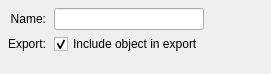
<?xml version="1.0" encoding="UTF-8"?>
<ui version="4.0">
 <class>BlockXYZAdvanced</class>
 <widget class="QWidget" name="BlockXYZAdvanced">
  <property name="geometry">
   <rect>
    <x>0</x>
    <y>0</y>
    <width>271</width>
    <height>74</height>
   </rect>
  </property>
  <property name="windowTitle">
   <string>Form</string>
  </property>
  <layout class="QGridLayout" name="gridLayout">
   <property name="leftMargin">
    <number>8</number>
   </property>
   <property name="topMargin">
    <number>8</number>
   </property>
   <property name="rightMargin">
    <number>8</number>
   </property>
   <property name="bottomMargin">
    <number>8</number>
   </property>
   <property name="horizontalSpacing">
    <number>8</number>
   </property>
   <property name="verticalSpacing">
    <number>4</number>
   </property>
   <item row="1" column="0">
    <widget class="QLabel" name="label_2">
     <property name="text">
      <string>Export:</string>
     </property>
     <property name="alignment">
      <set>Qt::AlignRight|Qt::AlignTrailing|Qt::AlignVCenter</set>
     </property>
    </widget>
   </item>
   <item row="0" column="1">
    <widget class="QLineEdit" name="textName"/>
   </item>
   <item row="0" column="0">
    <widget class="QLabel" name="label">
     <property name="text">
      <string>Name:</string>
     </property>
     <property name="alignment">
      <set>Qt::AlignRight|Qt::AlignTrailing|Qt::AlignVCenter</set>
     </property>
    </widget>
   </item>
   <item row="0" column="2">
    <spacer name="horizontalSpacer">
     <property name="orientation">
      <enum>Qt::Horizontal</enum>
     </property>
     <property name="sizeHint" stdset="0">
      <size>
       <width>0</width>
       <height>0</height>
      </size>
     </property>
    </spacer>
   </item>
   <item row="2" column="1">
    <spacer name="verticalSpacer">
     <property name="orientation">
      <enum>Qt::Vertical</enum>
     </property>
     <property name="sizeHint" stdset="0">
      <size>
       <width>0</width>
       <height>0</height>
      </size>
     </property>
    </spacer>
   </item>
   <item row="1" column="1">
    <widget class="QCheckBox" name="cbExport">
     <property name="text">
      <string>Include object in export</string>
     </property>
     <property name="checked">
      <bool>true</bool>
     </property>
    </widget>
   </item>
  </layout>
 </widget>
 <resources/>
 <connections/>
</ui>
